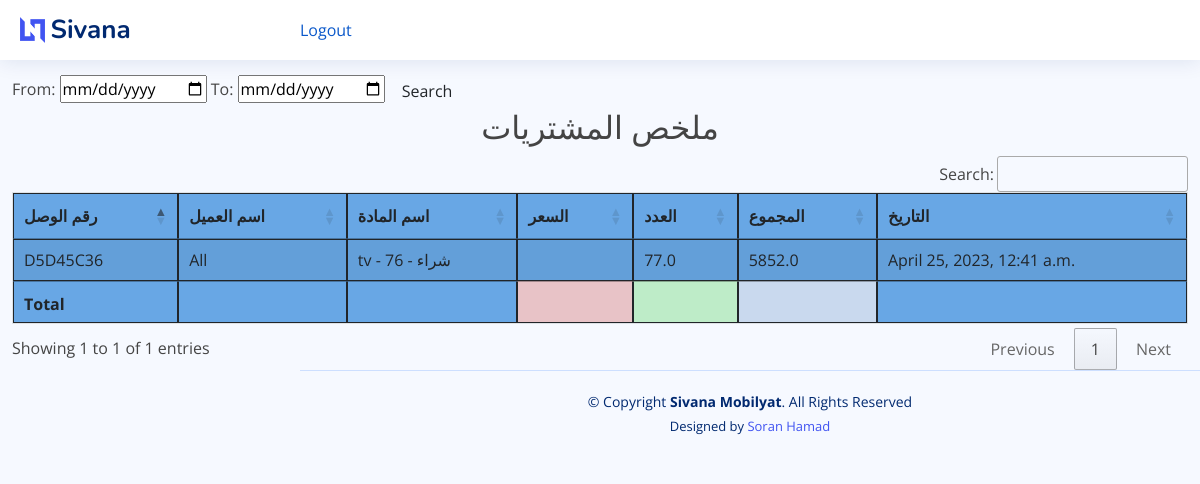
Page /purchase_report on the committed database.
### mobilyat/models.py (models this page shows, shortened)
class PurchaseItem(models.Model):
    purchase_invoice = models.ForeignKey(Purchase, on_delete=models.CASCADE)
    item = models.ForeignKey(Item, on_delete=models.CASCADE)
    qty = models.FloatField(validators=[MinValueValidator(0.01)],default=0)
    total_amt = models.FloatField(validators=[MinValueValidator(0.01)],default=0,editable=False)
    pur_date = models.DateTimeField(auto_now_add=True)
    note = models.CharField(max_length=100, blank=True)
    class Meta:
        verbose_name_plural = '9. Purchased Item'

class Purchase(models.Model):
    invoice_number = models.CharField(max_length=8, unique=True, editable=False)
    vendor = models.ForeignKey(Vendor, on_delete=models.CASCADE)
    date = models.DateTimeField()
    class Meta:
        verbose_name_plural = '8. زیادکردن بۆ کۆگا'

class Vendor(models.Model):
    full_name = models.CharField(max_length=50)
    address = models.TextField(blank=True)
    mobile = models.CharField(max_length=15, blank=True)
    status = models.BooleanField(default=False, blank=True)
    note = models.TextField(blank=True)
    class Meta:
        verbose_name_plural = '1. کۆمپانیاکان'
    def __str__(self):
        return self.full_name

class Item(models.Model):
    PRICELIST = (
        ('مفرد', 'مفرد'),
        ('جملة', 'جملة'),
        ('شراء', 'شراء'),
        ('قسط', 'قسط'),
    )
    name = models.CharField(max_length=255)
    price = models.PositiveIntegerField(default=1)
    price_list = models.CharField(max_length=8, choices=PRICELIST, default='مفرد')
    class Meta:
        verbose_name_plural = 'مواد'
    def __str__(self):
        return f"{self.name} - {self.price} - {self.price_list}"

### mobilyat/views.py (the view)
# urls.py: path('purchase_report', views.purchase_report, name="purchase_report"),
def purchase_report(request):
    p_reports = PurchaseItem.objects.select_related()
    myFilter = Purchase_Filter(request.GET, queryset=p_reports)
    p_reports = myFilter.qs
    context = {'p_reports': p_reports, 'myFilter': myFilter}
    return render(request, 'mobilyat/reports/purchase_report.html', context)

### mobilyat/templates/mobilyat/reports/purchase_report.html (shortened to what this page needs)
{% extends 'mobilyat/base.html' %}
{% block content %}
    <br>
    <br> <br>
    <form class="form-a">
        From: <input type="date" value={{ myFilter.form.max_date }}</input>
        To: <input type="date" value={{ myFilter.form.min_date }}</input>
        <button type="submit" class="btn btn-b">Search</button>
    </form>
    <h2 class="text-center"> ملخص المشتريات </h2>
    <table id="example3" class="table table-striped" style="background-color: #68a7e5">
        <thead>
        <tr>
            <th>رقم الوصل</th>
            <th>اسم العميل</th>
            <th>اسم المادة</th>
            <th>السعر</th>
            <th>العدد</th>
            <th>المجموع</th>
            <th>التاريخ</th>
        </tr>
        </thead>
        <tbody>
        {% for i in  p_reports %}
            <tr>
                <td>{{ i.purchase_invoice.invoice_number }}</td>
                <td>{{ i.purchase_invoice.vendor }}</td>
                <td>{{ i.item }}</td>
                <td>{{ i.item_price }}</td>
                <td>{{ i.qty }}</td>
                <td>{{ i.total_amt }}</td>
                <td>{{ i.pur_date }}</td>
            </tr>
        {% endfor %}
        </tbody>
        <tfoot>
        <th></th>
        <th></th>
   <th></th>
        <th style="background-color: #e8c3c7"></th>
        <th style="background-color: #beecc8"></th>
        <th style="background-color: #c9d9ee"></th>
        <th></th>
        </tfoot>
    </table>
{% endblock %}

### static/mobilyat/assets/css/style.css (style rules this page uses)
:root { scroll-behavior: smooth; }
body { font-family: "Open Sans", sans-serif; background: #f6f9ff; color: #444444; }
h1, h2, h3, h4, h5, h6 { font-family: "Nunito", sans-serif; }

### rows in the picture
PurchaseItem: purchase_invoice.invoice_number "D5D45C36", purchase_invoice.vendor "All", item "tv - 76 - شراء", qty "77.0", total_amt "5852.0", pur_date "April 25, 2023, 12:41 a.m."
